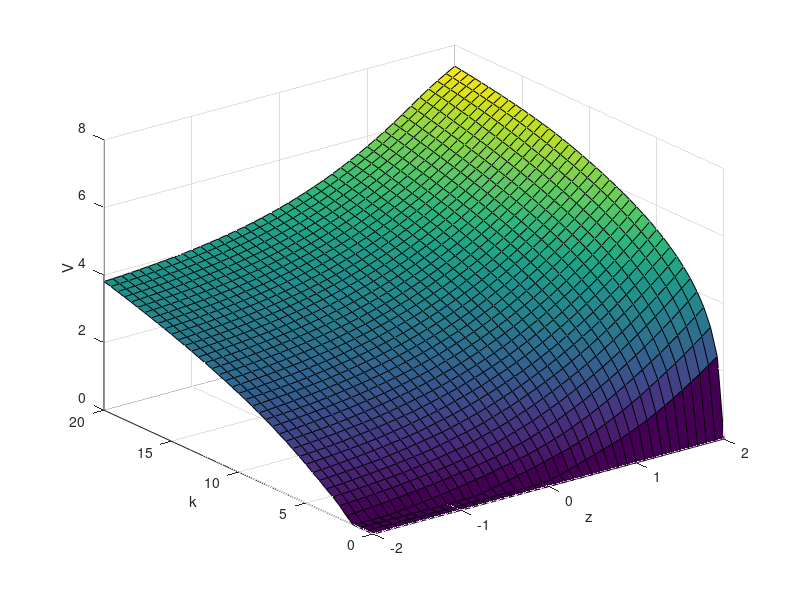

This figure's MATLAB source:
% clc,clear
tic
beta = 0.9;
alpha = 0.5;
delta = 0.5;
rho = 0;
sigma = 1;

Nk = 41;
Nz = 41;

k = linspace(0,20,Nk);
z = linspace(-2,2,Nz);

% normcdf() normal cumulative distribution function  
P = normcdf(-2);
for i = 2 : Nz
    P(i) = normcdf(z(i)) - normcdf(z(i-1));
end

Tol = 1.0E-09;
Erro = 1.0E+9;
MaxIter = 100;
Niter = 0;              % number of iteration
V0 = zeros(Nk,Nz);      % Vn
V1 = zeros(Nk,Nz);      % Vn+1
Nstep = 0;

while(Erro > Tol)
    Niter = Niter + 1;
    for ik = 1 : Nk
        for iz = 1 : Nz
            Vkp = zeros(Nk,1);
            for ikp = 1 : Nk
                sumzp = P .* V0(ikp,:);
                c = exp(z(iz))*k(ik)^alpha + (1-delta)*k(ik) - k(ikp);
                if(c>0)
                    Vkp(ikp) = log(c) + beta * sum(sumzp);
                end
                Nstep = Nstep + 1;
            end
               
            V1(ik,iz) = max(Vkp);
        end
    end
    
    Erro = abs(max(max(V1-V0)));
    
    V0 = V1;
    
    if(Niter>MaxIter)
        disp('Iteration number exceeds the max number')
        break
    end
end
toc
[kk,zz] = meshgrid(k,z);
surf(zz',kk',V1)
xlabel('z')
ylabel('k')
zlabel('V')
Niter
Nstep